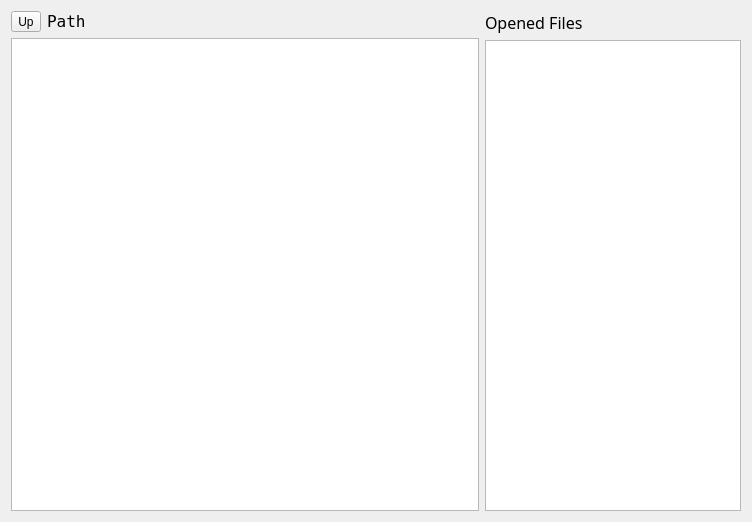
<?xml version="1.0" encoding="UTF-8"?>
<ui version="4.0">
 <class>DirView</class>
 <widget class="QWidget" name="DirView">
  <property name="geometry">
   <rect>
    <x>0</x>
    <y>0</y>
    <width>752</width>
    <height>522</height>
   </rect>
  </property>
  <property name="windowTitle">
   <string>Form</string>
  </property>
  <layout class="QHBoxLayout" name="horizontalLayout_4">
   <item>
    <layout class="QVBoxLayout" name="verticalLayout_2">
     <item>
      <layout class="QHBoxLayout" name="horizontalLayout_2">
       <item>
        <widget class="QToolButton" name="toolButton_up">
         <property name="text">
          <string>Up</string>
         </property>
         <property name="toolButtonStyle">
          <enum>Qt::ToolButtonIconOnly</enum>
         </property>
        </widget>
       </item>
       <item>
        <widget class="QLabel" name="label_dirPath">
         <property name="font">
          <font>
           <family>DejaVu Sans Mono</family>
           <pointsize>12</pointsize>
          </font>
         </property>
         <property name="text">
          <string>Path</string>
         </property>
        </widget>
       </item>
      </layout>
     </item>
     <item>
      <widget class="QTreeView" name="treeViewBrowsingFiles">
       <property name="font">
        <font>
         <family>微软雅黑</family>
         <pointsize>12</pointsize>
         <weight>50</weight>
         <bold>false</bold>
        </font>
       </property>
       <property name="contextMenuPolicy">
        <enum>Qt::CustomContextMenu</enum>
       </property>
      </widget>
     </item>
    </layout>
   </item>
   <item>
    <layout class="QVBoxLayout" name="verticalLayout">
     <item>
      <widget class="QLabel" name="label">
       <property name="font">
        <font>
         <family>微软雅黑</family>
         <pointsize>12</pointsize>
         <weight>50</weight>
         <bold>false</bold>
        </font>
       </property>
       <property name="text">
        <string>Opened Files</string>
       </property>
      </widget>
     </item>
     <item>
      <widget class="QListView" name="listViewOpenedFiles">
       <property name="sizePolicy">
        <sizepolicy hsizetype="Preferred" vsizetype="Expanding">
         <horstretch>0</horstretch>
         <verstretch>0</verstretch>
        </sizepolicy>
       </property>
       <property name="minimumSize">
        <size>
         <width>70</width>
         <height>0</height>
        </size>
       </property>
       <property name="font">
        <font>
         <family>微软雅黑</family>
         <pointsize>12</pointsize>
        </font>
       </property>
       <property name="contextMenuPolicy">
        <enum>Qt::CustomContextMenu</enum>
       </property>
      </widget>
     </item>
    </layout>
   </item>
  </layout>
 </widget>
 <resources/>
 <connections/>
</ui>
